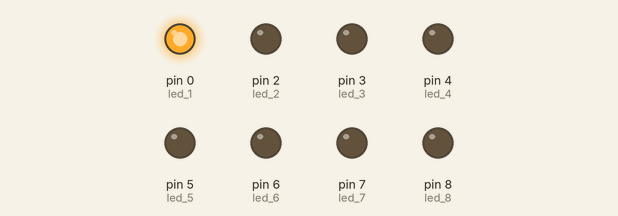
This program was run on a simulated MicroPython board. On the bench: output pins drawn as LEDs (lit = HIGH).

Above: at 0.12 s.
At 1.12 s:
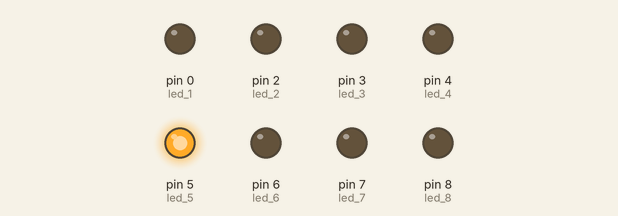
At 2.0 s:
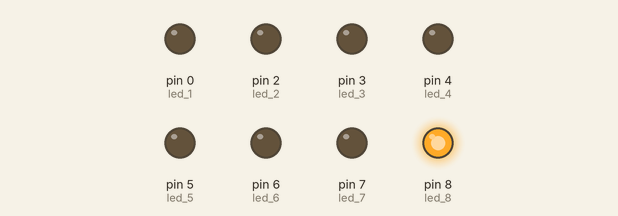
At 3.62 s:
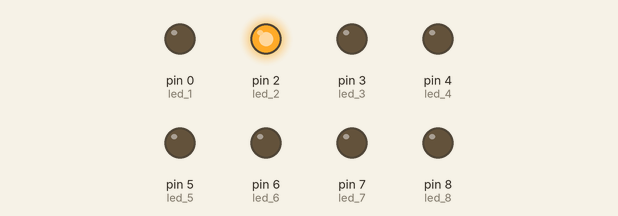
At 5.12 s:
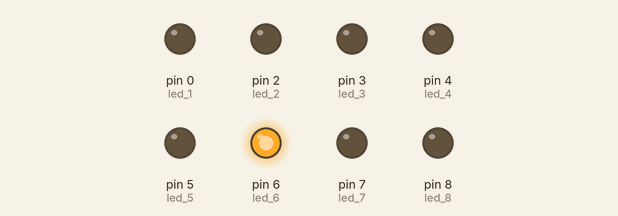
At 8.37 s:
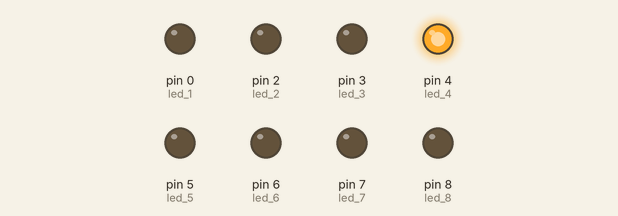
Timing chart, 0 to 8.7 s (numbered marks = the images above):
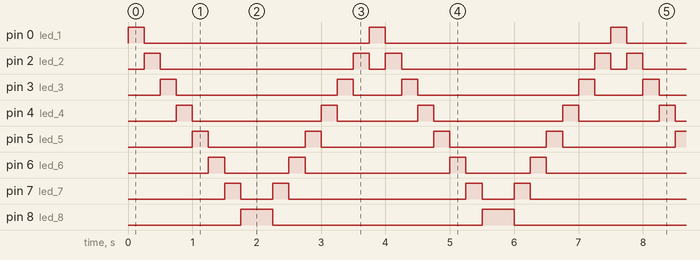

Measured:
- by itself, pin 0 (led_1): alternates HIGH for 0.25 s and LOW for 3.5 s
- by itself, pin 2 (led_2): repeats every 3.8 s: LOW 3.0 s, HIGH 0.25 s, LOW 0.25 s, HIGH 0.25 s
- by itself, pin 3 (led_3): repeats every 3.8 s: LOW 2.5 s, HIGH 0.25 s, LOW 0.75 s, HIGH 0.25 s
- by itself, pin 4 (led_4): repeats every 3.8 s: LOW 2.0 s, HIGH 0.25 s, LOW 1.3 s, HIGH 0.25 s
- by itself, pin 5 (led_5): alternates HIGH for 0.25 s and LOW for 1.6 s
- by itself, pin 6 (led_6): repeats every 3.8 s: LOW 1.0 s, HIGH 0.25 s, LOW 2.3 s, HIGH 0.25 s
- by itself, pin 7 (led_7): repeats every 3.8 s: LOW 0.50 s, HIGH 0.25 s, LOW 2.8 s, HIGH 0.25 s
- by itself, pin 8 (led_8): alternates HIGH for 0.50 s and LOW for 3.3 s

The program:

Exp4_KITT.py
```python
from machine import Pin
from time import sleep
led_1 = Pin(0,Pin.OUT)
led_2 = Pin(2,Pin.OUT)
led_3 = Pin(3,Pin.OUT)
led_4 = Pin(4,Pin.OUT)
led_5 = Pin(5,Pin.OUT)
led_6 = Pin(6,Pin.OUT)
led_7 = Pin(7,Pin.OUT)
led_8 = Pin(8,Pin.OUT)
ledler=[led_1,led_2,led_3,led_4,led_5,led_6,led_7,led_8]
while True:
  for i in range(0,8):
    ledler[i].value(1)
    sleep(0.25)
    ledler[i].value(0)
  for j in range(7,0,-1):
    ledler[j].value(1)
    sleep(0.25)
    ledler[j].value(0)
```
